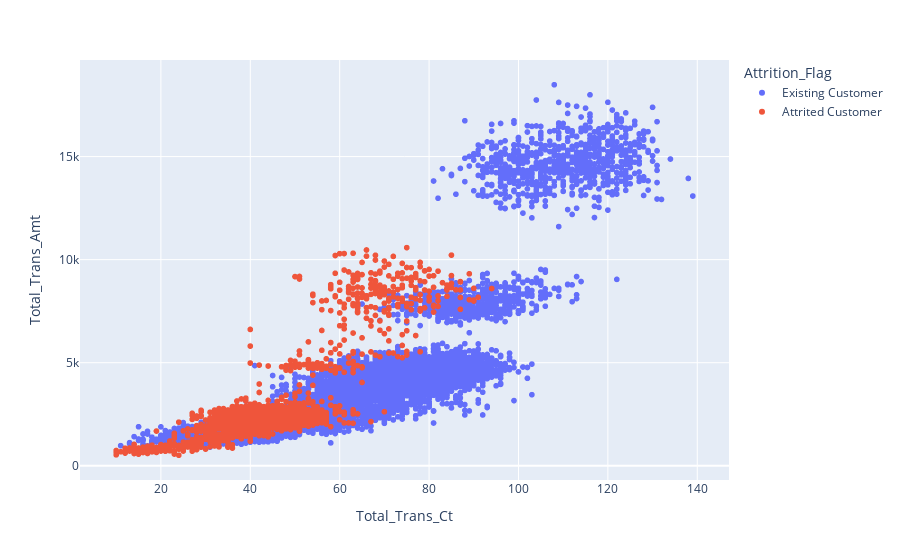

Here is the notebook cell this chart was saved with:
### Code cell
#scatter plot of total transaction count and total transaction amount plotly with overlap animation
import plotly.express as px
fig = px.scatter(df_clean, x='Total_Trans_Ct', y='Total_Trans_Amt', animation_group='Attrition_Flag', color='Attrition_Flag')
fig.show()

### Figure 1 — Plotly figure (JSON) as saved in the notebook; plotly's stock layout.template omitted (floating-point values rounded to 4 significant figures; data arrays with more than 128 entries replaced by an {"elided": "..."} marker saying what was removed)
{"data": [{"hovertemplate": "Attrition_Flag=Existing Customer<br>Total_Trans_Ct=%{x}<br>Total_Trans_Amt=%{y}<extra></extra>", "ids": {"elided": "8500 str values"}, "legendgroup": "Existing Customer", "marker": {"color": "#636efa", "symbol": "circle"}, "mode": "markers", "name": "Existing Customer", "showlegend": true, "type": "scattergl", "x": {"elided": "8500 int values"}, "xaxis": "x", "y": {"elided": "8500 int values"}, "yaxis": "y"}, {"hovertemplate": "Attrition_Flag=Attrited Customer<br>Total_Trans_Ct=%{x}<br>Total_Trans_Amt=%{y}<extra></extra>", "ids": {"elided": "1627 str values"}, "legendgroup": "Attrited Customer", "marker": {"color": "#EF553B", "symbol": "circle"}, "mode": "markers", "name": "Attrited Customer", "showlegend": true, "type": "scattergl", "x": {"elided": "1627 int values"}, "xaxis": "x", "y": {"elided": "1627 int values"}, "yaxis": "y"}], "layout": {"legend": {"title": {"text": "Attrition_Flag"}, "tracegroupgap": 0}, "margin": {"t": 60}, "xaxis": {"anchor": "y", "domain": [0, 1], "title": {"text": "Total_Trans_Ct"}}, "yaxis": {"anchor": "x", "domain": [0, 1], "title": {"text": "Total_Trans_Amt"}}}}
